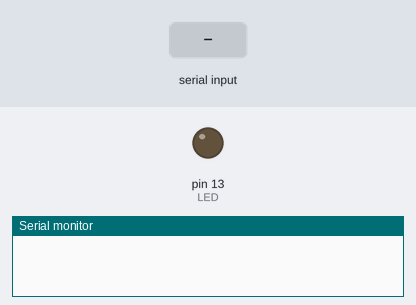
The sketch below on a simulated Arduino Uno, built with avr-gcc and run on an emulated ATmega328P. Parts: output pins drawn as LEDs (lit = HIGH), the last lines printed to the serial monitor. The test bench sets the inputs (shaded band).

Above: at 1.2 s.
1.3 s: "a" received over Serial
At 2.0 s:
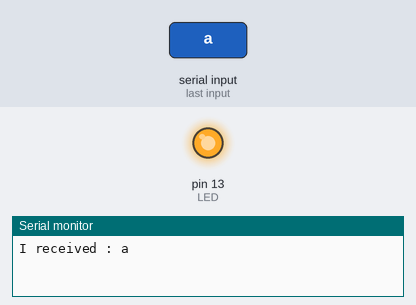
2.8 s: "1" received over Serial
At 3.1 s:
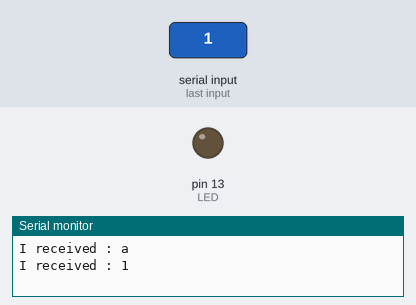
Timing chart, 0 to 5.8 s (numbered marks = the images above; inputs shaded):
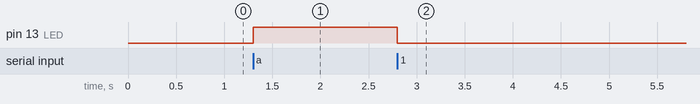

The sketch:

l02_Serial.ino
```cpp
//int incomingByte = 0;
char incomingByte = 0;
#define LED 13

void setup() {
  Serial.begin(9600);
  pinMode(LED, OUTPUT);
}

void lab1(){
  if(Serial.available() > 0){
    incomingByte = Serial.read();
    Serial.print("I received : ");  Serial.println(incomingByte, DEC);
  }
}

void lab2(){
  if(Serial.available() > 0){
    incomingByte = Serial.read();
    Serial.print("I received : ");  Serial.println(incomingByte);
    if(incomingByte == 'a'){
      digitalWrite(LED, HIGH);
    }else{
      digitalWrite(LED, LOW);
    }
  }
}

void loop() {
//  lab1();
  lab2();
}
```

Measured:
- after the input at 1.3 s, pin 13 (LED): LOW → HIGH at once
- after the input at 2.8 s, pin 13 (LED): HIGH → LOW at once
